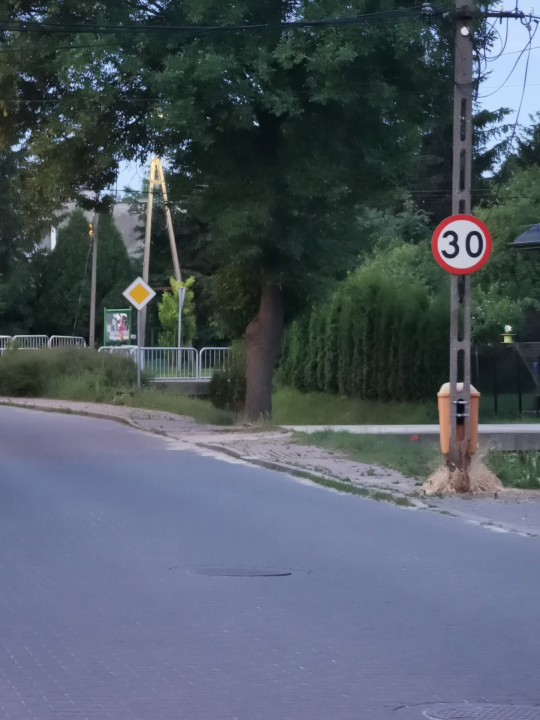
#> input picture Projekt/detection_test_images/pol_09.png, 540 x 720 px
$ python slic.py
#> lines starting #> are read from the running program, lines starting #| are printed output that depends on the picture
import cv2
from skimage.segmentation import slic
from skimage.util import img_as_float
import matplotlib.pyplot as plt
from skimage.segmentation import mark_boundaries

# image = cv2.imread("detection_test_images/00033.png")
image = cv2.imread("detection_test_images/pol_09.png")
#> image is the input picture: shape (720, 540, 3); mean B, G, R 100, 89.6, 79.8

segments = slic(img_as_float(image), n_segments=100, sigma=5)
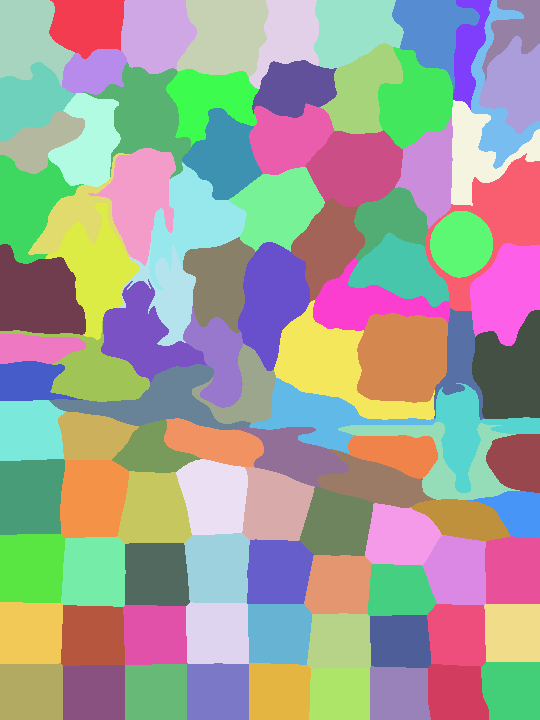
#> segments: shape (720, 540) int64; 100 distinct labels, from 1 to 100; one colour per label, 0 black

fig = plt.figure("Superpixels")
ax = fig.add_subplot(1, 1, 1)
ax.imshow(mark_boundaries(img_as_float(cv2.cvtColor(image, cv2.COLOR_BGR2RGB)), segments))
plt.axis("off")
plt.show()
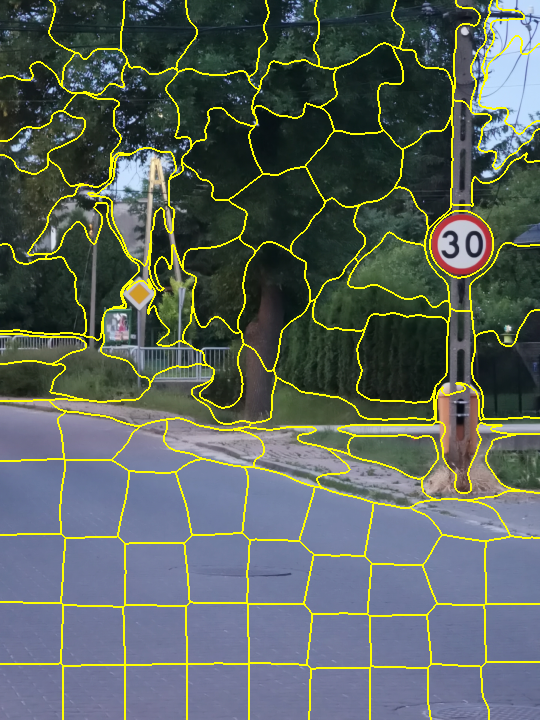
#> shown: shape (720, 540, 3) float64; mean R, G, B 0.359, 0.395, 0.367

# cv2.imshow("Img", image)
# key = cv2.waitKey(0)

$ run again, with Projekt/detection_test_images/pol_11.png copied over Projekt/detection_test_images/pol_09.png
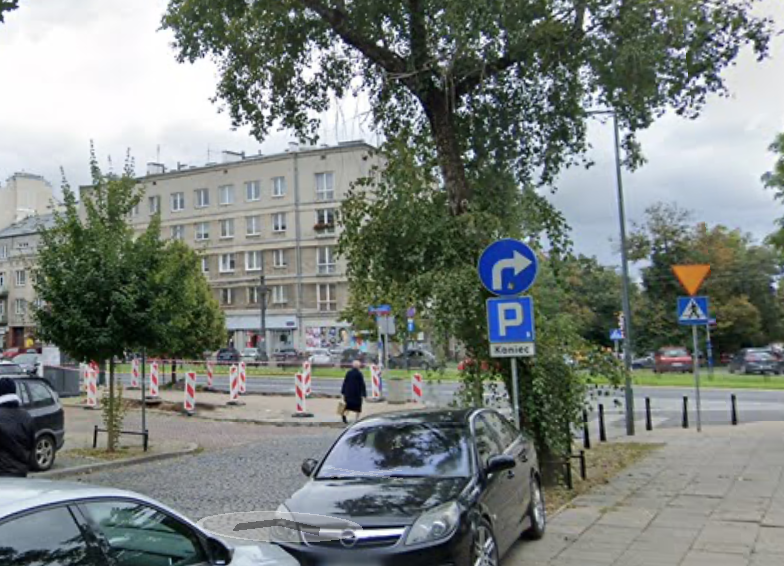
#> input picture Projekt/detection_test_images/pol_11.png, 784 x 566 px
#> image is the input picture: shape (566, 784, 3); mean B, G, R 125.8, 129.7, 123.1
#> `segments = slic(img_as_float(image), n_segments=100, sigma=5)`:
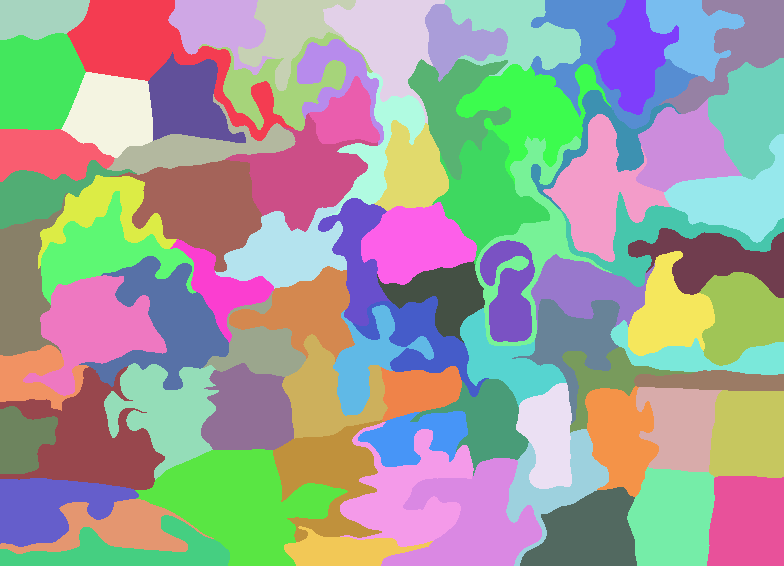
#> segments: shape (566, 784) int64; 83 distinct labels, from 1 to 83; one colour per label, 0 black
#> `plt.show()`:
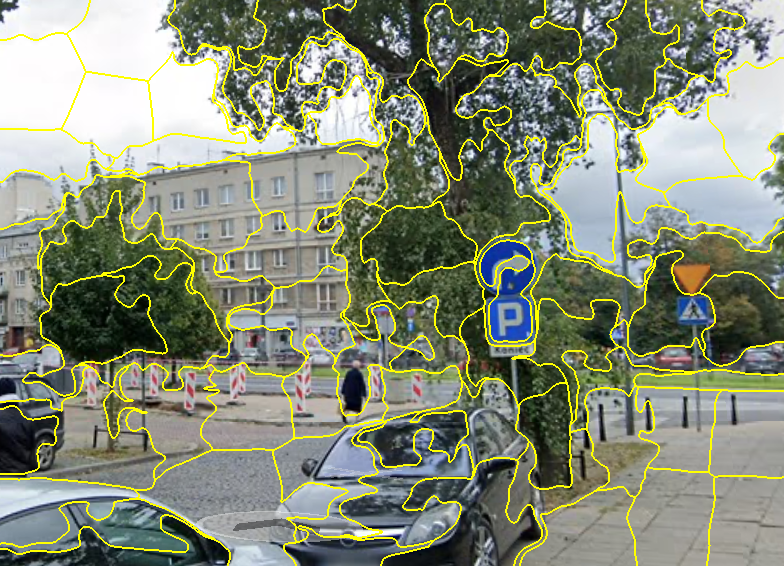
#> shown: shape (566, 784, 3) float64; mean R, G, B 0.524, 0.547, 0.457

$ run again, with Projekt/detection_test_images/pol_13.png copied over Projekt/detection_test_images/pol_09.png
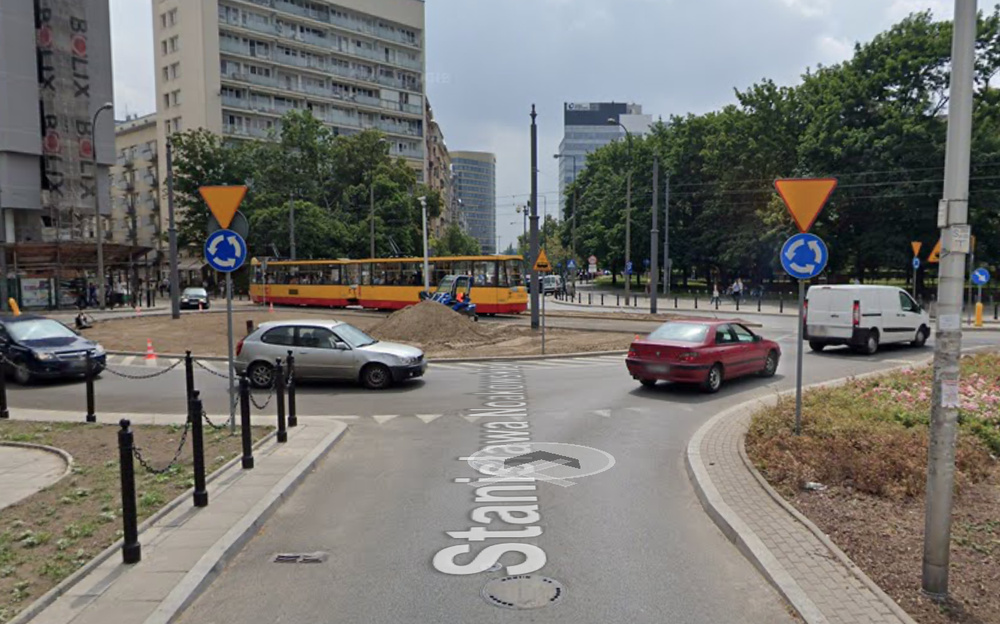
#> input picture Projekt/detection_test_images/pol_13.png, 1000 x 624 px, shrunk from 1256 x 784 before the run
#> image is the input picture: shape (624, 1000, 3); mean B, G, R 110, 114.2, 115.9
#> `segments = slic(img_as_float(image), n_segments=100, sigma=5)`:
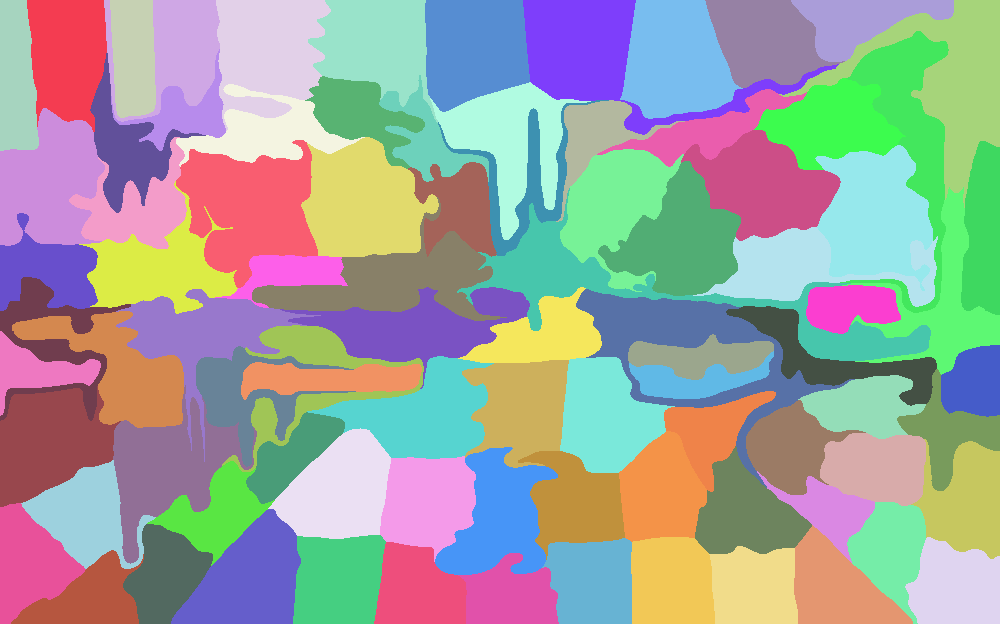
#> segments: shape (624, 1000) int64; 89 distinct labels, from 1 to 89; one colour per label, 0 black
#> `plt.show()`:
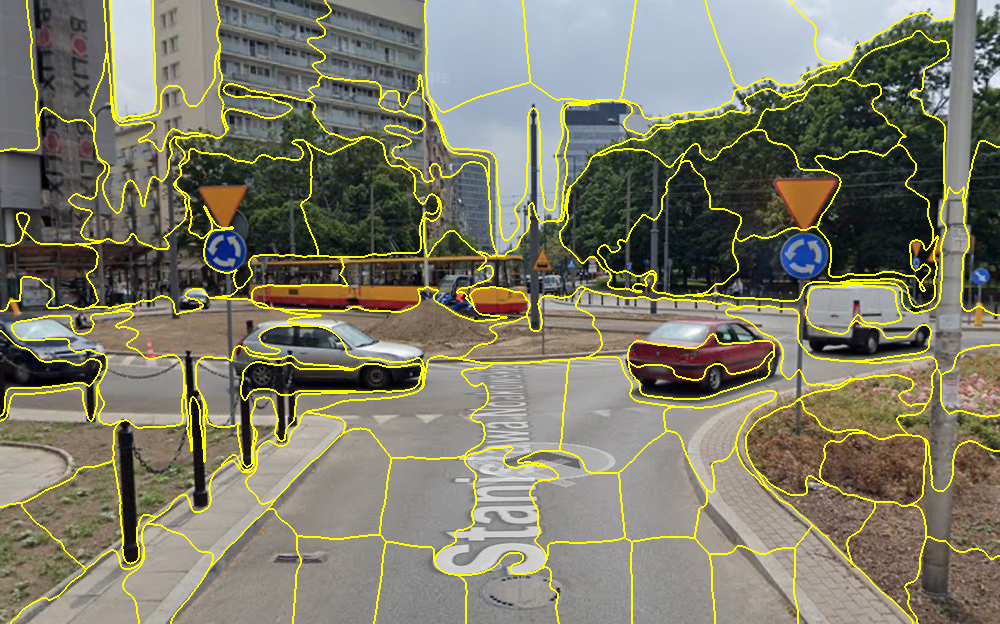
#> shown: shape (624, 1000, 3) float64; mean R, G, B 0.491, 0.485, 0.404
